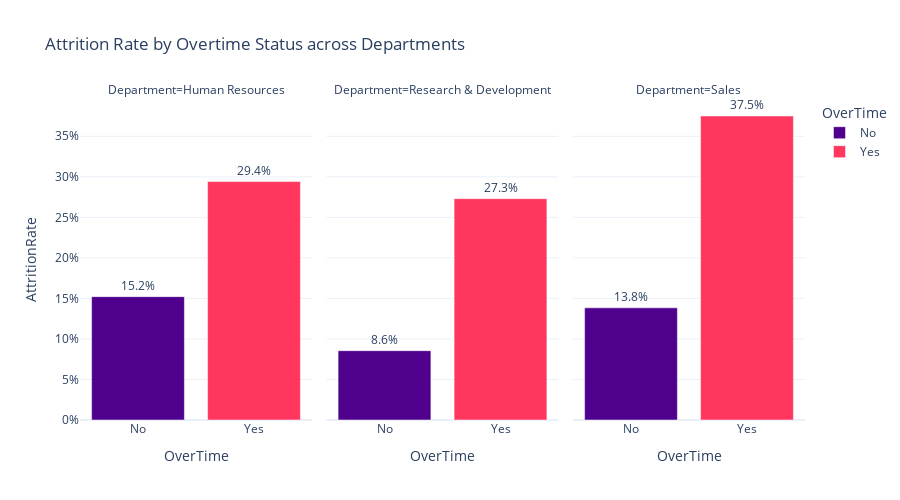

Notebook cell for this chart:
### Code cell
# Does work-life balance score influence attrition?

#SQL 
# Connect to SQLite database
conn = sqlite3.connect("employees.db")

query="""
-- Overtime vs Performance & Attrition (by Department)
SELECT
  Department,
  OverTime,
  AVG(PerformanceRating) AS AvgPerformance,
  SUM(CASE WHEN Attrition = 'Yes' THEN 1 ELSE 0 END) * 1.0 / COUNT(*) AS AttritionRate,
  COUNT(*) AS EmployeeCount
FROM employees
GROUP BY Department, OverTime
ORDER BY Department, OverTime;

"""
empl_AttritionSQL= pd.read_sql_query(query, conn)
print(empl_AttritionSQL)
conn.close()


#Python
overtime_dept = (
    HrData.groupby(["Department", "OverTime"])
          .agg(
              AvgPerformance=("PerformanceRating", "mean"),
              AttritionRate=("Attrition", lambda s: (s == "Yes").mean()),
              EmployeeCount=("EmployeeNumber", "count")
          )
          .reset_index()
          .sort_values(["Department", "OverTime"])
)


print(
    overtime_dept
      .assign(AttritionRate=lambda df: (df["AttritionRate"]*100).round(2))
      .round({"AvgPerformance": 2})
)

fig = px.bar(
    overtime_dept,
    x="OverTime",
    y="AttritionRate",
    color="OverTime",
    facet_col="Department",
    facet_col_wrap=3,
    text=overtime_dept["AttritionRate"].mul(100).round(1).astype(str) + "%",
    color_discrete_sequence=["#4f008c", "#ff375e"],  # purple & pink
    title="Attrition Rate by Overtime Status across Departments",
    template="plotly_white",
    height=500
)

fig.update_traces(textposition="outside")
fig.update_layout(yaxis_tickformat=".0%")
fig.show()

### Figure 1 — Plotly figure (JSON) as saved in the notebook; plotly's stock layout.template omitted (floating-point values rounded to 4 significant figures)
{"data": [{"hovertemplate": "OverTime=%{x}<br>Department=Human Resources<br>AttritionRate=%{y}<br>text=%{text}<extra></extra>", "legendgroup": "No", "marker": {"color": "#4f008c", "pattern": {"shape": ""}}, "name": "No", "orientation": "v", "showlegend": true, "text": ["15.2%"], "textposition": "outside", "type": "bar", "x": ["No"], "xaxis": "x", "y": [0.1522], "yaxis": "y"}, {"hovertemplate": "OverTime=%{x}<br>Department=Research & Development<br>AttritionRate=%{y}<br>text=%{text}<extra></extra>", "legendgroup": "No", "marker": {"color": "#4f008c", "pattern": {"shape": ""}}, "name": "No", "orientation": "v", "showlegend": false, "text": ["8.6%"], "textposition": "outside", "type": "bar", "x": ["No"], "xaxis": "x2", "y": [0.08551], "yaxis": "y2"}, {"hovertemplate": "OverTime=%{x}<br>Department=Sales<br>AttritionRate=%{y}<br>text=%{text}<extra></extra>", "legendgroup": "No", "marker": {"color": "#4f008c", "pattern": {"shape": ""}}, "name": "No", "orientation": "v", "showlegend": false, "text": ["13.8%"], "textposition": "outside", "type": "bar", "x": ["No"], "xaxis": "x3", "y": [0.1384], "yaxis": "y3"}, {"hovertemplate": "OverTime=%{x}<br>Department=Human Resources<br>AttritionRate=%{y}<br>text=%{text}<extra></extra>", "legendgroup": "Yes", "marker": {"color": "#ff375e", "pattern": {"shape": ""}}, "name": "Yes", "orientation": "v", "showlegend": true, "text": ["29.4%"], "textposition": "outside", "type": "bar", "x": ["Yes"], "xaxis": "x", "y": [0.2941], "yaxis": "y"}, {"hovertemplate": "OverTime=%{x}<br>Department=Research & Development<br>AttritionRate=%{y}<br>text=%{text}<extra></extra>", "legendgroup": "Yes", "marker": {"color": "#ff375e", "pattern": {"shape": ""}}, "name": "Yes", "orientation": "v", "showlegend": false, "text": ["27.3%"], "textposition": "outside", "type": "bar", "x": ["Yes"], "xaxis": "x2", "y": [0.2731], "yaxis": "y2"}, {"hovertemplate": "OverTime=%{x}<br>Department=Sales<br>AttritionRate=%{y}<br>text=%{text}<extra></extra>", "legendgroup": "Yes", "marker": {"color": "#ff375e", "pattern": {"shape": ""}}, "name": "Yes", "orientation": "v", "showlegend": false, "text": ["37.5%"], "textposition": "outside", "type": "bar", "x": ["Yes"], "xaxis": "x3", "y": [0.375], "yaxis": "y3"}], "layout": {"annotations": [{"font": {}, "showarrow": false, "text": "Department=Human Resources", "x": 0.16, "xanchor": "center", "xref": "paper", "y": 1, "yanchor": "bottom", "yref": "paper"}, {"font": {}, "showarrow": false, "text": "Department=Research & Development", "x": 0.5, "xanchor": "center", "xref": "paper", "y": 1, "yanchor": "bottom", "yref": "paper"}, {"font": {}, "showarrow": false, "text": "Department=Sales", "x": 0.84, "xanchor": "center", "xref": "paper", "y": 1, "yanchor": "bottom", "yref": "paper"}], "barmode": "relative", "height": 500, "legend": {"title": {"text": "OverTime"}, "tracegroupgap": 0}, "title": {"text": "Attrition Rate by Overtime Status across Departments"}, "xaxis": {"anchor": "y", "categoryarray": ["No", "Yes"], "categoryorder": "array", "domain": [0, 0.32], "title": {"text": "OverTime"}}, "xaxis2": {"anchor": "y2", "categoryarray": ["No", "Yes"], "categoryorder": "array", "domain": [0.34, 0.66], "matches": "x", "title": {"text": "OverTime"}}, "xaxis3": {"anchor": "y3", "categoryarray": ["No", "Yes"], "categoryorder": "array", "domain": [0.68, 1.0], "matches": "x", "title": {"text": "OverTime"}}, "yaxis": {"anchor": "x", "domain": [0, 1], "tickformat": ".0%", "title": {"text": "AttritionRate"}}, "yaxis2": {"anchor": "x2", "domain": [0, 1], "matches": "y", "showticklabels": false}, "yaxis3": {"anchor": "x3", "domain": [0, 1], "matches": "y", "showticklabels": false}}}
